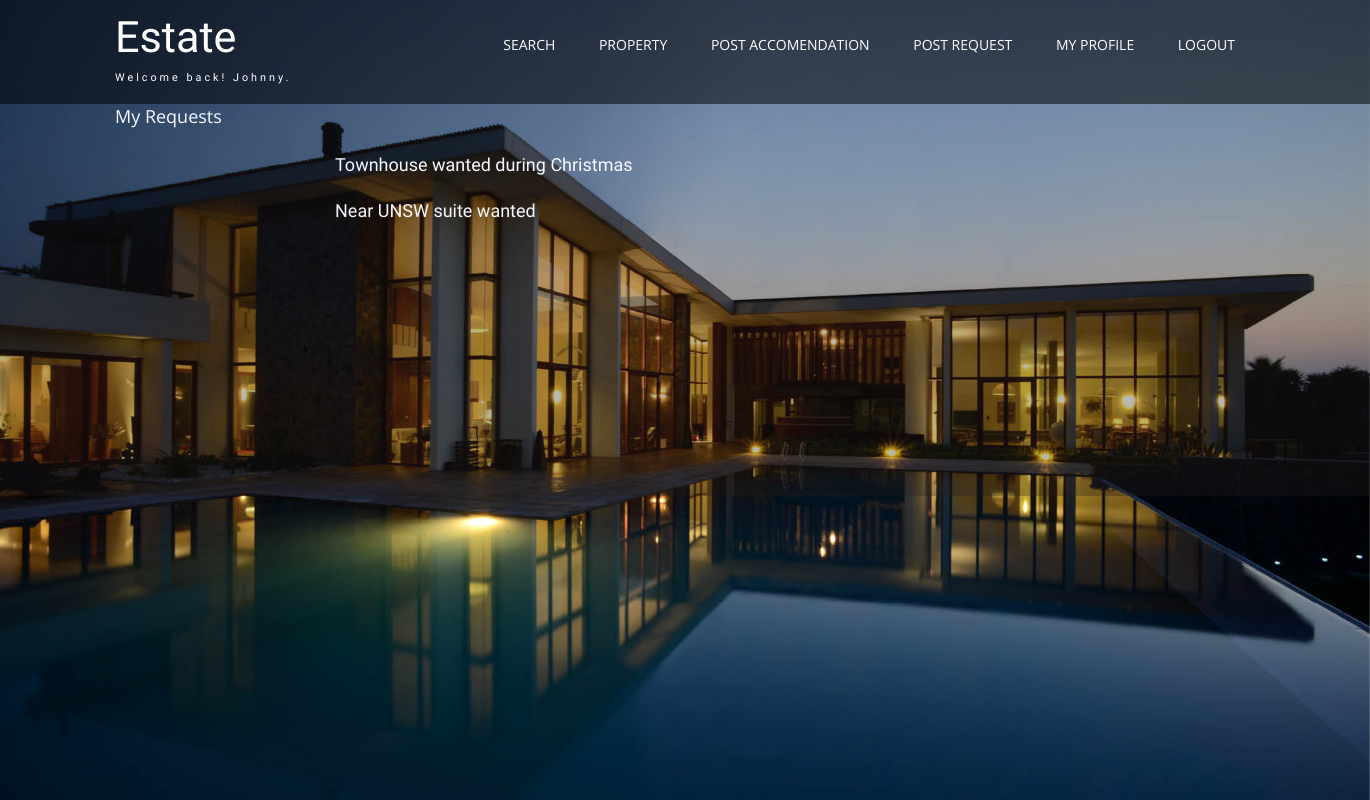
Page /my_requests (signed in) on the committed database.
### tables this page shows
CREATE TABLE users (
                    ID int primary key not null,
                    username char(50) not null,
                    password_hash char(128) not null,
                    full_name char(50) not null,
                    email char(50) not null,
                    home char(50),
                    home_latitude char(50),
                    home_longitude char(50),
                    home_suburb char(50));

CREATE TABLE requests(
                    ID int primary key not null,
                    title char(50) not null,
                    address char(50) not null,
                    room_num int not null,
                    start_date char(50) not null,
                    end_date char(50) not null,
                    message char(250) not null,
                    user_id int );

### project.py (the view)
@app.route('/my_requests')
def my_requests():
    posts = myRequests()
    return render_template('my_request.html', request1=posts)

### project.py (called while the page is built)
def query(sql):
    conn = sqlite3.connect('small.db', detect_types=sqlite3.PARSE_DECLTYPES, check_same_thread=False)
    cur = conn.cursor()
    cur.execute(sql)
    return cur

@login.user_loader
def load_user(id):
    sql = 'select * from users where ID = ' + str(id)
    cur = query(sql)
    res = cur.fetchall()
    user = User(res[0][1])
    return user

def tupletodict(keys, tup):
    return dict(zip(keys, tup))

def myRequests():
    keys = [
        "ID",
        "title",
        "address",
        "room_num",
        "start_date",
        "end_date",
        "message",
        "user_id"
    ]
    sql = 'select * from requests where user_id = ' + str(current_user.ID)
    cur = query(sql)
    res = cur.fetchall()
    posts = [tupletodict(keys, tup) for tup in res]
    return posts

### templates/my_request.html (shortened to what this page needs)
{% extends "base.html" %}
{% block body_contents %}
    <a href="./post_request">My Requests</a>
    {% for request in request1 %}
        <div class="content col-sm-12 col-lg-offset-2">
            <div class="content col-sm-6">
                <p style="color: #f8f8ff; margin-bottom: 20px; font-weight: 400">
                <h3><a style="color: #f8f8ff" href="/view_request?requestID={{ request.ID }}">{{ request.title }}</a></h3>
            </div>
        </div>
    {% endfor %}
{% endblock %}

### templates/base.html (shortened to what this page needs)
<!DOCTYPE html>
<html lang="en">
<head>
    <link href="css/bootstrap.css" rel='stylesheet' type='text/css' />
    <link href="css/style.css" rel='stylesheet' type='text/css' />
    <link rel="stylesheet" href="css/smoothbox.css" type='text/css' >
</head>
<body>
    <div class="w3ls-banner">
        <div class="center-container-main">
            <div class="center-container">
                <div class="navigation">
                    <div class="container">
                        <div class="agileits-logo">
                            {% if current_user.is_authenticated %}
                            <h1><a href="/mainpage">Estate<span class="w3agile" class=navigation-right>Welcome back! {{current_user.username}}.</span></a></h1>
                            {% else %}
                            <h1><a href="/mainpage">Estate<span class="w3agile" navigation-right>Just like home</span></a></h1>
                            {% endif %}
                        </div>
                        <div class="navigation-right">
                            <nav class="link-effect-3" id="link-effect-3">
                                <ul class="nav1 nav">
                                    <li><a data-hover="Search" href="/search_init">Search</a></li>
                                    <li><a href="/ShowBooking" class="scroll" data-hover="Agents">property</a></li>
                                    {% if current_user.is_anonymous %}
                                    <li><a href="/login" class="scroll" data-hover="Agents">Login</a></li>
                                    {% else %}
                                    <li><a href="/add" class="scroll" data-hover="About">Post accomendation</a></li>
                                    <li><a href="/request" class="scroll" data-hover="Agents">Post request</a></li>
                                    <li><a href="/profile" class="scroll" data-hover="Agents">My Profile</a></li>
                                    <li><a href="/logout" class="scroll" data-hover="Agents">Logout</a></li>
                                    {% endif %}
                                </ul>
                            </nav>
                        </div>
                        <div class="clearfix"></div>
                    </div>
                </div>
            </div>
            <div class="container">
                {% block body_contents %}
                {% endblock %}
            </div>
        </div>
    </div>
</body>
</html>

### css/style.css (style rules this page uses)
body { margin:0; padding:0; background:#fff; font-family: 'Open Sans', sans-serif; }
h1,h2,h3,h4,h5,h6 { margin:0; font-family: 'Work Sans', sans-serif; }
p { margin:0; font-size:14px; }
ul { margin:0; padding:0; }
.w3ls-banner { background:url(../images/b.jpg)no-repeat center fixed; background-size: cover; -moz-background-size: cover; -o-background-size: cover; background-position: center center; min-height: 100%; }
.center-container { padding: cover; background-size: cover; }
.center-container-main { padding-bottom: 20%; background: rgba(37, 31, 31, 0.308) no-repeat center fixed; min-height: 100%; }
.agileits-logo { float:left; }
.navigation-right { float:right; margin: 0.8em 0 0; }
.navigation-right ul li { display:inline-block; }
.navigation-right ul li a { color:#fff; font-size:1em; text-decoration: none; padding: 10px 0; text-transform:uppercase; -webkit-transition:.5s all; -moz-transition:.5s all; -o-transition:.5s all; -ms-transition:.5s all; transition:.5s all; }
.navigation { padding:1em 0; background:rgba(0, 0, 0, 0.53); }
.link-effect-3 a { margin: 0 20px; position: relative !important; }
.agileits-logo h1 a { font-size:1.2em; color: #fff; text-decoration: none; font-weight: 300; }
.agileits-logo h1 a span.w3agile { display: block; font-size: 0.25em; text-align: center; letter-spacing: 3px; margin-top: 1em; color: #fff; font-weight: 300; }

### css/smoothbox.css (style rules this page uses)
body, html { height:100%; width:100%; }

### templates/my_request.html (style rules this page uses)
a { font-size:large; color:#f8f8ff; margin-right:100px; text-decoration:none; display:inline-block; }

### rows in the picture
users: username "Johnny"
requests: title "Townhouse wanted during Christmas"
requests: title "Near UNSW suite wanted"
